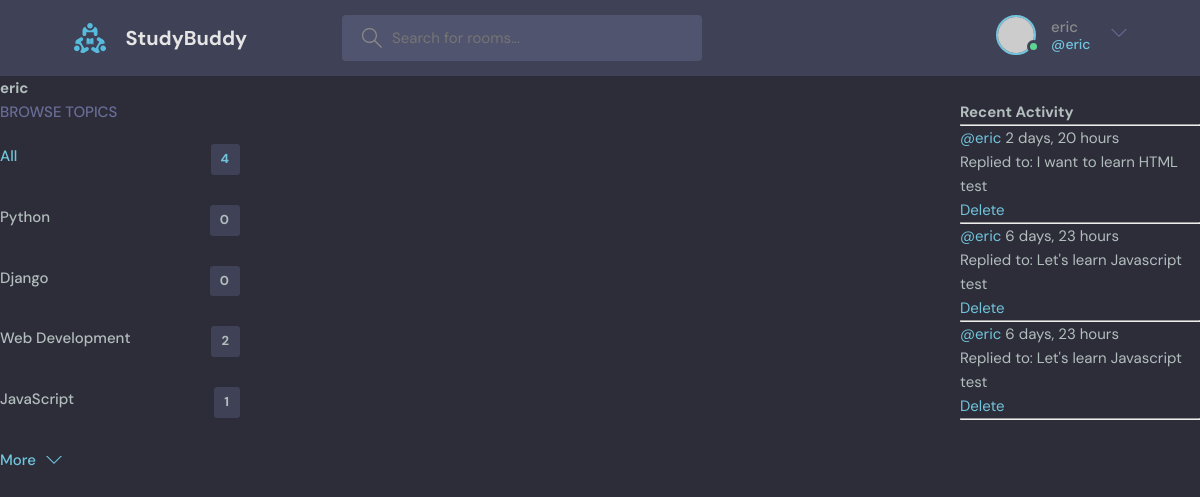
Before: /profile/3/ (signed in) with the older database file.
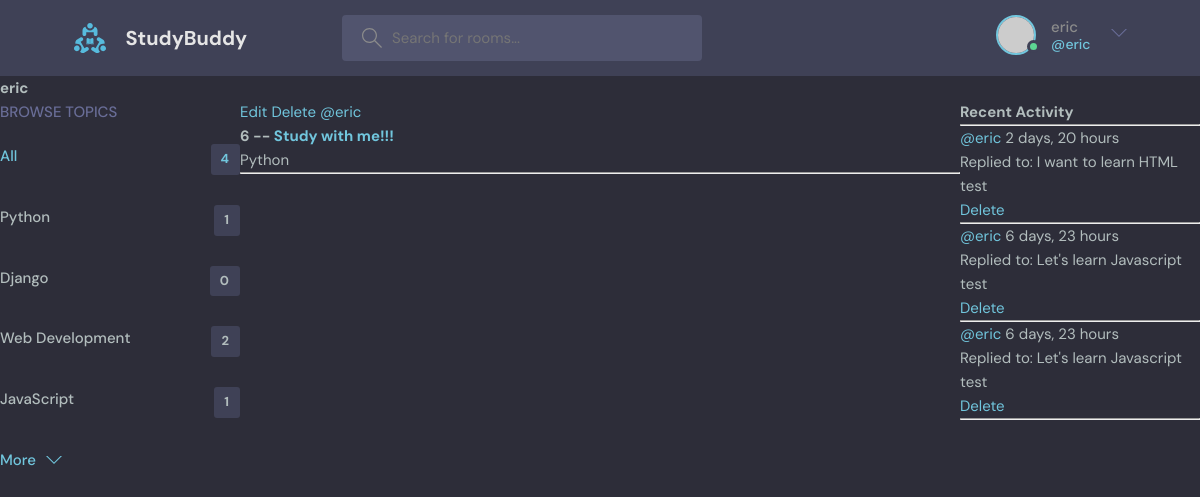
After: the same page with the newer database file.
### base/models.py (models this page shows, shortened)
class Topic(models.Model):
    name = models.CharField(max_length=200)

class Message(models.Model):
    user = models.ForeignKey(User, on_delete=models.CASCADE)
    Room = models.ForeignKey(Room, on_delete=models.CASCADE)
    body = models.TextField()
    created_at = models.DateTimeField(auto_now_add=True)
    updated_at = models.DateTimeField(auto_now=True)
    class Meta:
        ordering = ['-updated_at', '-created_at']
    def __str__(self):
        return self.body[0:50]

class Room(models.Model):
    hosts = models.ForeignKey(User, on_delete=models.SET_NULL, null=True)
    topic = models.ForeignKey(Topic, on_delete=models.SET_NULL, null=True)
    name = models.CharField(max_length=100)
    description = models.TextField(null=True, blank=True)
    participants = models.ManyToManyField(User, related_name='participants', blank=True)
    created_at = models.DateTimeField(auto_now_add=True)
    updated_at = models.DateTimeField(auto_now=True)
    class Meta:
        ordering = ['-updated_at', '-created_at']
    def __str__(self):
        return self.name

### base/views.py (the view)
# urls.py: path('profile/<str:pk>/', views.user_profile, name='user-profile'),
def user_profile(request, pk):
    user = User.objects.get(id=pk)
    rooms = user.room_set.all()
    room_messages = user.message_set.all()
    topics = Topic.objects.all()
    context = {'user': user, 'rooms': rooms, 'topics': topics, 'room_messages': room_messages}
    return render(request, 'base/profile.html', context)

### base/templates/base/profile.html (shortened to what this page needs)
{% extends 'main.html' %}
{% block content %}
<h1>{{user.username}}</h1>
<div class="profile-container">
    <div>
        {% include 'base/topic_component.html' %}
    </div>
    <div>
        {% include 'base/feed_component.html' %}
    </div>
    <div>
        {% include 'base/activity_component.html' %}
    </div>
</div>
{% endblock %}

### base/templates/base/topic_component.html
<div class="topics">
    <div class="topics__header">
    <h2>Browse Topics</h2>
    </div>
    <ul class="topics__list">
    <li>
        <a href="{% url 'home' %}" class="active">All <span>{{ topics.count }}</span></a>
    </li>
    {% for topic in topics %}
    <li>
        <a href="{% url 'home' %}?q={{topic.name}}">{{ topic.name }} <span>{{ topic.room_set.all.count }}</span></a>
    </li>
    {% endfor %}
    </ul>
    <a class="btn btn--link" href="topics.html">
    More
    <svg version="1.1" xmlns="http://www.w3.org/2000/svg" width="32" height="32" viewBox="0 0 32 32">
        <title>chevron-down</title>
        <path d="M16 21l-13-13h-3l16 16 16-16h-3l-13 13z"></path>
    </svg>
    </a>
</div>

### base/templates/base/feed_component.html
<div class="row">
    {% for room in rooms %}
    <div class="column">
        {% if request.user == room.hosts %}
        <a href="{% url 'update-room' room.id %}"> Edit </a>
        <a href="{% url 'delete-room' room.id %}"> Delete </a>
        {% endif %}
        <a href="{% url 'user-profile' room.hosts.id %}"> @{{ room.hosts.username }} </a>
        <h5>{{room.id}} -- <a href="{% url 'rooms' room.id %}">{{room.name}}</a></h5>
        <small>{{room.topic.name}}</small>
        <hr>
    </div>
    {% endfor %}
</div>

### base/templates/base/activity_component.html
<h3>Recent Activity</h3>
<hr>
{% for message in room_messages %}
<div>
    <small><a href="{% url 'user-profile' message.user.id %}">@{{message.user}}</a> {{message.created_at|timesince}}</small>
    <br>
    <small>Replied to: {{message.Room}}</small>
    <p>{{message}}</p>
    {% if request.user == message.user %}
    <a href="{% url 'delete-message' message.id %}">Delete</a>
    {% endif %}
    <hr>
</div>
{% endfor %}

Changed rows visible on the page:
computed for Topic "Python": room_set.all.count "0" → "1"
added Room: shows "Edit", hosts.username "eric", id "6", name "Study with me!!!", topic.name "Python"
